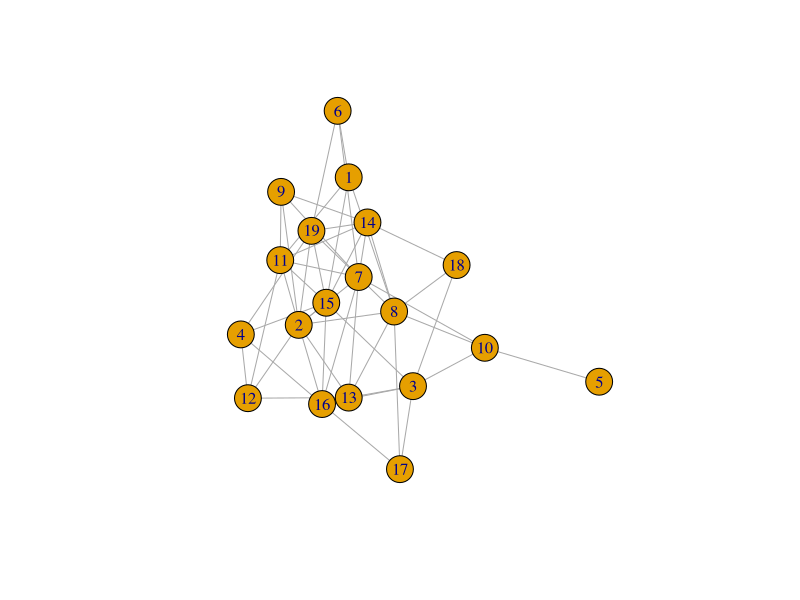

Source code (R): (Note: this script raises an error after producing the figure.)
library(igraph)


g <- sample_bipartite(n1 = 10,n2 = 6,p = 1)  


g <- graph(edges <- c(1 ,6, 1 ,8, 1 ,11, 1 ,15, 2 ,7, 2 ,8, 2 ,9, 2 ,11, 2 
                      ,12, 2 ,13, 2 ,15, 2 ,16, 2 ,19, 3 ,10, 3 ,13, 3 ,15, 
                      3 ,16, 3 ,17, 3 ,18, 4 ,12, 4 ,15, 4 ,16, 4 ,19, 5 ,
                      10, 6 ,7, 6 ,19, 7 ,9, 7 ,10, 7 ,11, 7 ,13, 7 ,14, 7 ,
                      16, 8 ,10, 8 ,13, 8 ,14, 8 ,17, 8 ,18, 8 ,19, 9 ,11, 9 
                      ,14, 11 ,12, 11 ,14, 11 ,15, 12 ,13, 14 ,15, 14 ,18, 14 
                      ,19, 15 ,16, 15 ,19, 16 ,17),directed = FALSE )

plot(g)

vector = c()
MalatyaCentrality <- function(g){
  vertexList <- c(V(g))
  for (i in vertexList) { 
    Vdegree <-degree(g,v = V(g)[i])
    KomsuDegree <- degree(g,v = neighbors(g,v = V(g)[i]))
    Value <- Vdegree/KomsuDegree
    vector <- c(vector, sum(Value))
  }
  return(vector)
}
######## Find Minimum Vertex
FindMinimum <- function(graph){
  data <- data.frame(MalatyaCentrality(graph))
  return (order(data$MalatyaCentrality.graph.,decreasing = FALSE)[1])
}

################### Maksimum Independent Set Vertex ###########

IndependentSet = c()
while(vcount(g) > 0 ){
  silinecekNodes =c()
  komsu <- NULL 
  IndependentSet <- append(IndependentSet,V(g)[FindMinimum(g)])
  minNode <- V(g)[FindMinimum(g)]
  komsu <- neighbors(g,v = minNode)
  silinecekNodes <- append(silinecekNodes,minNode)
  silinecekNodes <- append(silinecekNodes,komsu)
  g <- delete_vertices(g,silinecekNodes )
}
length(IndependentSet)


plot(g, vertex.size = 8, vertex.label.cex = 1.2,edge.width = 2.4,layout= layout.bipartite(g))
